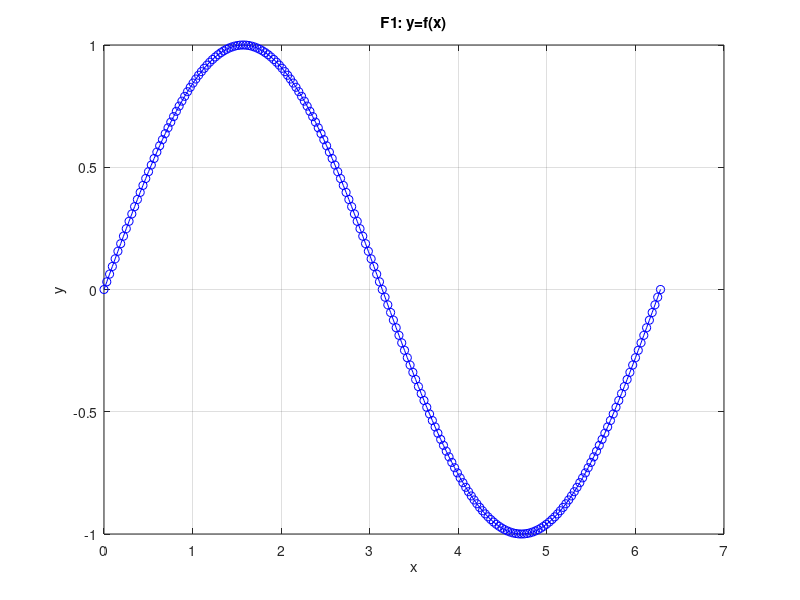

Write the MATLAB code that produced this figure. (Note: this script raises an error after producing the figure.)
% Program matlab_files.m
clear all; close all;

x = 0 : pi/100 : 2*pi;    % argument funkcji: wiele wartosci od-krok-do
y = sin( x );             % funkcja: wiele wartosci
figure; plot(x,y,'bo-'); xlabel('x'); ylabel('y'); title('F1: y=f(x)'); grid;

save( 'myFile.mat' );      % zapisz wartosci wszystkich zmiennych do zbioru myFile.mat
clear all; whos; pause     % wyzeruj pamiec, sprawdz, ze nic nie ma
load( 'myFile.mat' );      % wczytaj wartosci wszystkich zmiennych ze zbiou
figure; plot(x,y,'bo-'); xlabel('x'); ylabel('y'); title('F2: y=f(x)'); grid;

xy = [ x' y'];                                % zbuduj macierz dwukolumnowa xy
save('myFile.dat','xy','-ascii','-double');   % zapisz xy do zbioru myFile.dat
clear all; whos; pause                        % wyzeruj, sprawdz
load( 'myFile.dat' );                         % wczytaj
x=myFile(:,1); y=myFile(:,2);                 % odtworz wektory x, y z macierzy myFile
figure; plot(x,y,'bo-'); xlabel('x'); ylabel('y'); title('F3: y=f(x)'); grid;
